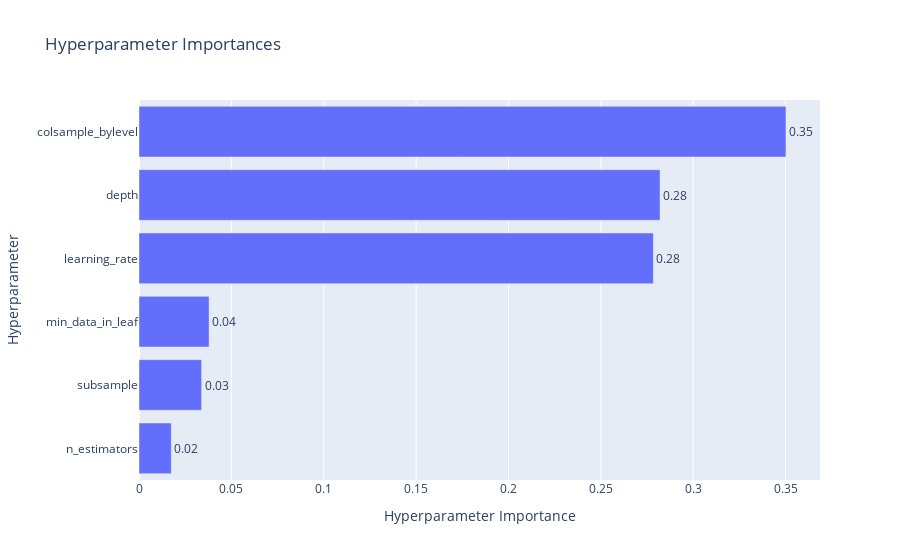

Notebook code for this chart:
### Code cell
# 하이퍼파라미터별 중요도를 확인할 수 있는 그래프
optuna.visualization.plot_param_importances(study_cat)

### Figure 1 — Plotly figure (JSON) as saved in the notebook; plotly's stock layout.template omitted (floating-point values rounded to 4 significant figures)
{"data": [{"cliponaxis": false, "hovertemplate": ["n_estimators (IntDistribution): 0.017470799741261932<extra></extra>", "subsample (FloatDistribution): 0.03388077593060173<extra></extra>", "min_data_in_leaf (IntDistribution): 0.03793971045825765<extra></extra>", "learning_rate (FloatDistribution): 0.2784429170665627<extra></extra>", "depth (IntDistribution): 0.28204784173882225<extra></extra>", "colsample_bylevel (FloatDistribution): 0.3502179550644939<extra></extra>"], "name": "Objective Value", "orientation": "h", "text": ["0.02", "0.03", "0.04", "0.28", "0.28", "0.35"], "textposition": "outside", "type": "bar", "x": [0.01747, 0.03388, 0.03794, 0.2784, 0.282, 0.3502], "y": ["n_estimators", "subsample", "min_data_in_leaf", "learning_rate", "depth", "colsample_bylevel"]}], "layout": {"title": {"text": "Hyperparameter Importances"}, "xaxis": {"title": {"text": "Hyperparameter Importance"}}, "yaxis": {"title": {"text": "Hyperparameter"}}}}
